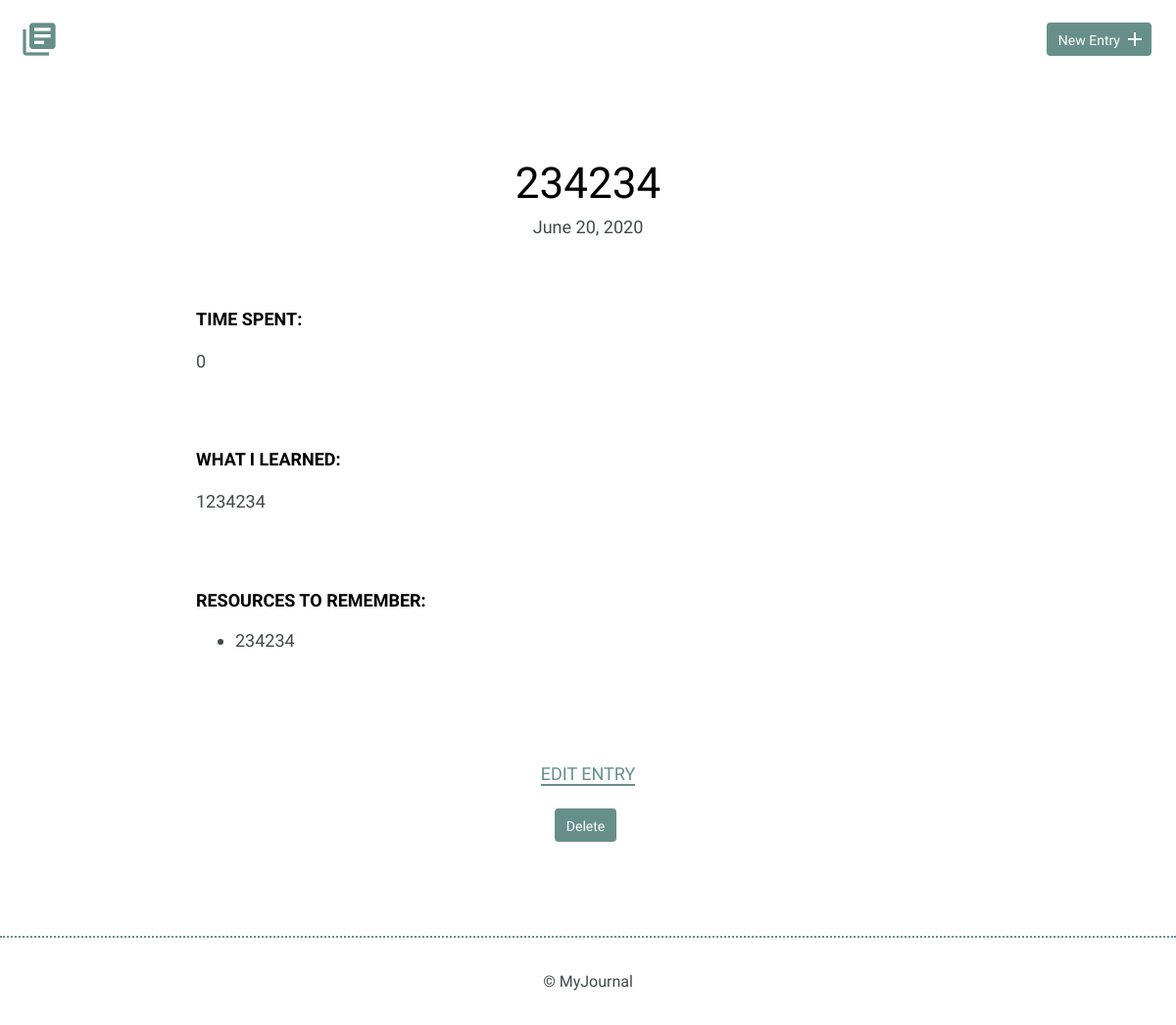
/detail.php?id=8, run on an earlier commit of the app's database.
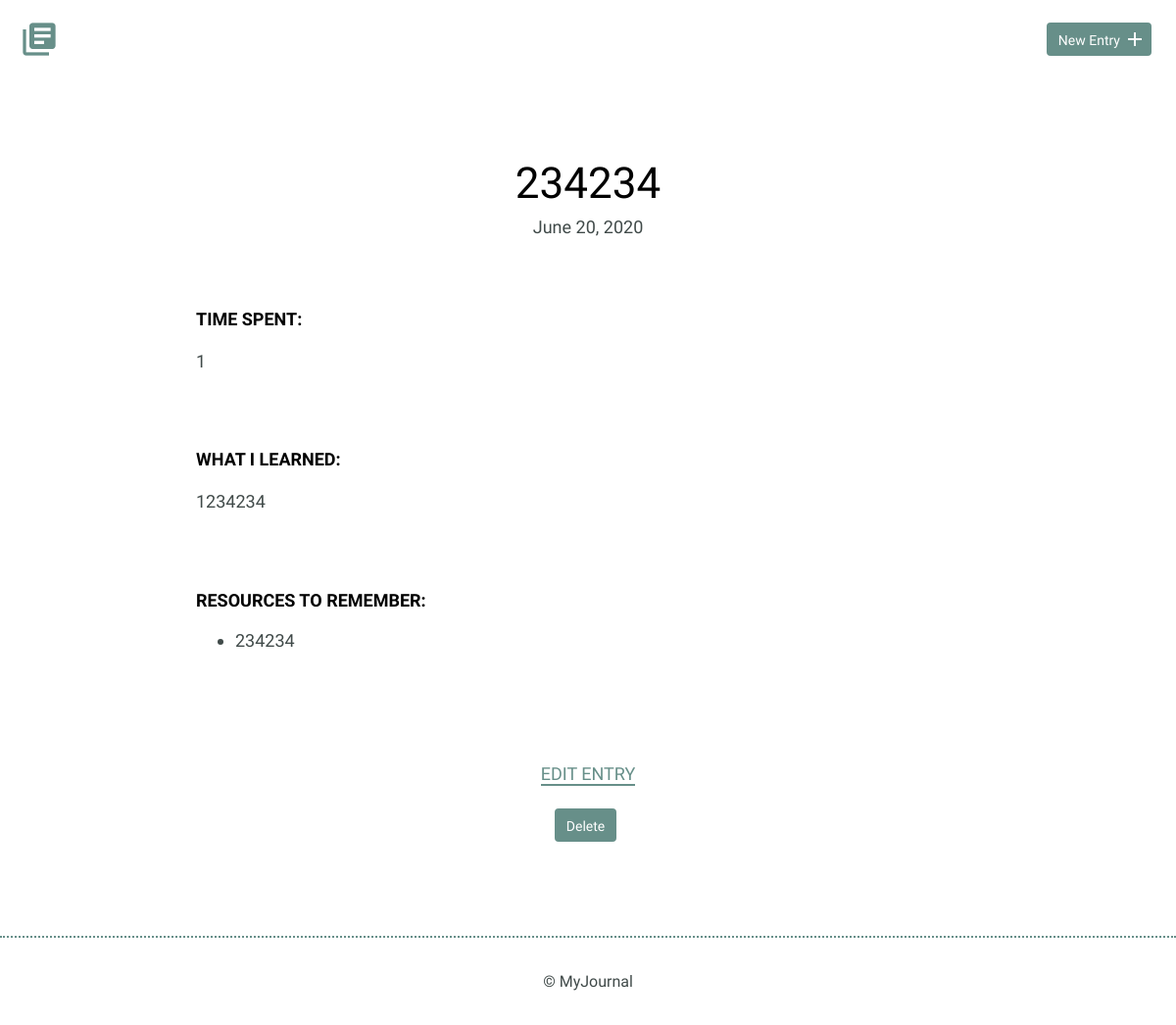
And on a later commit of the database.
### tables this page shows
CREATE TABLE "entries" (
	`id`	INTEGER,
	`title`	TEXT,
	`date`	TEXT,
	`time_spent`	INTEGER,
	`learned`	BLOB,
	`resources`	BLOB,
	PRIMARY KEY(`id`)
);

### inc/functions.php (called while the page is built, shortened)
<?php
function getEntryDetails($id) {
    include 'connection.php';
    try {
        $sql = "SELECT title, date, time_spent, learned, resources FROM entries WHERE id = ?";
        $results = $db->prepare($sql);
        $results->bindValue(1, $id, PDO::PARAM_INT);
        $results->execute();
    } catch (Exception $e) {
        echo 'error: ' . $e->getMessage();
    }
    return $results->fetch(PDO::FETCH_ASSOC);
}
function convertDate($date) {
    $timestamp = strtotime($date);
    $formatted_time = date('F j, Y', $timestamp);
    return $formatted_time;
}

### detail.php (the view, shortened to what this page needs)
<?php
include 'inc/functions.php';
if (isset($_GET['id'])) {
    $id = filter_input(INPUT_GET, 'id', FILTER_SANITIZE_NUMBER_INT);
    if(getEntryDetails($id)) {
        $entry_details = getEntryDetails($id);
    } else {
        $error_msg = 'Unable to get details for that item. Check your item id to make sure its valid.';
    }
}
?>
<html>
    <head>
        <link rel="stylesheet" href="css/normalize.css">
        <link rel="stylesheet" href="css/site.css">
    </head>
    <body>
    <?php include 'header.php'?>
        <section>
            <div class="container">
                <div class="entry-list single">
                    <article>
                        <h1><?php
                            if(isset($error_msg)) {
                                echo $error_msg;
                                die();
                            } else {
                              echo $entry_details['title'];
                            }
                            ?></h1>
                        <time datetime="2016-01-31"><?= convertDate($entry_details['date']); ?></time>
                        <div class="entry">
                            <h3>Time Spent: </h3>
                            <p><?= $entry_details['time_spent']?></p>
                        </div>
                        <div class="entry">
                            <h3>What I Learned:</h3>
                            <p><?= $entry_details['learned']?></p>
                        </div>
                        <div class="entry">
                            <h3>Resources to Remember:</h3>
                            <ul>
                                <li><?= $entry_details['resources']?></li>
                            </ul>
                        </div>
                    </article>
                </div>
            </div>
            <div class="edit">
                <p><a href="edit.php?id=<?= $id ?>">Edit Entry</a></p>
                <form method="post" action="edit.php">
                    <input type="submit" value="Delete" class="delete"/>
                </form>
            </div>
        </section>
        <?php include 'footer.php'; ?>
    </body>
</html>

### header.php
<header>
    <link rel="stylesheet" href="https://cdnjs.cloudflare.com/ajax/libs/animate.css/4.0.0/animate.min.css"/>
    <div class="container">
        <div class="site-header">
            <a class="logo" href="index.php"><i class="material-icons">library_books</i></a>
            <a class="button icon-right" href="new.php"><span>New Entry</span> <i class="material-icons">add</i></a>
        </div>
    </div>
</header>

### footer.php
<footer>
    <div>
        &copy; MyJournal
    </div>
</footer>

### css/site.css (style rules this page uses)
body { font-size: 16px; color: #404a49; font-family: 'Cousine', serif; font-weight: 400; }
.container { margin: 0 auto; padding: 0 25px; }
header .site-header { margin: 0 auto; height: 95px; }
header .logo i { color: #678f89; margin: 20px 0 0 -5px; float: left; font-size: 40px; }
header .button { float: right; margin: 33px 0 0 0; }
footer { text-align: center; padding: 35px 0; border-top: 2px dotted #678f89; }
.button { padding: 8px 10px 6px 10px; background: #678f89; border: 2px solid #678f89; border-radius: 4px; text-decoration: none; color: #FFF; position: relative; text-align: center; font-size: 14px; }
.button.icon-right { padding-right: 30px; top: -10px; }
.button.icon-right i { position: absolute; top: 3px; right: 3px; }
h1, h2, h3 { margin: 0; font-weight: 400; line-height: 1em; color: #000; }
h1 { font-size: 44px; margin-bottom: 12px; }
h3 { font-size: 18px; font-family: 'Work Sans', serif; font-weight: 600; text-transform: uppercase; }
p { line-height: 1.8em; font-size: 18px; }
p a { border-bottom: 2px solid #678f89; padding: 0; color: #678f89; text-decoration: none; }
ul li { line-height: 1.8em; font-size: 18px; }
input.delete { padding: 8px 10px 6px 10px; background: #678f89; border: 2px solid #678f89; border-radius: 4px; text-decoration: none; color: #FFF; position: relative; text-align: center; font-size: 14px; }
.entry-list, .edit-entry, .new-entry { max-width: 800px; margin: 0 auto; padding: 70px 0 150px 0; }
.entry-list article { margin-bottom: 70px; text-align: center; }
.entry-list article:last-child { margin-bottom: 0; }
.entry-list.single { padding-bottom: 70px; }
.entry-list.single time { font-size: 18px; }
.entry { max-width: 800px; margin: 75px auto 0 auto; text-align: left; }
.entry p { margin-bottom: 40px; }
.edit { padding-bottom: 80px; text-align: center; margin: 0 auto; }
.edit a { font-weight: 400; text-transform: uppercase; font-size: 18px; }
input[type=submit] { margin-right: 5px; }

What changed in the data, as far as the page shows it:
changed entries: time_spent "0" → "1"
